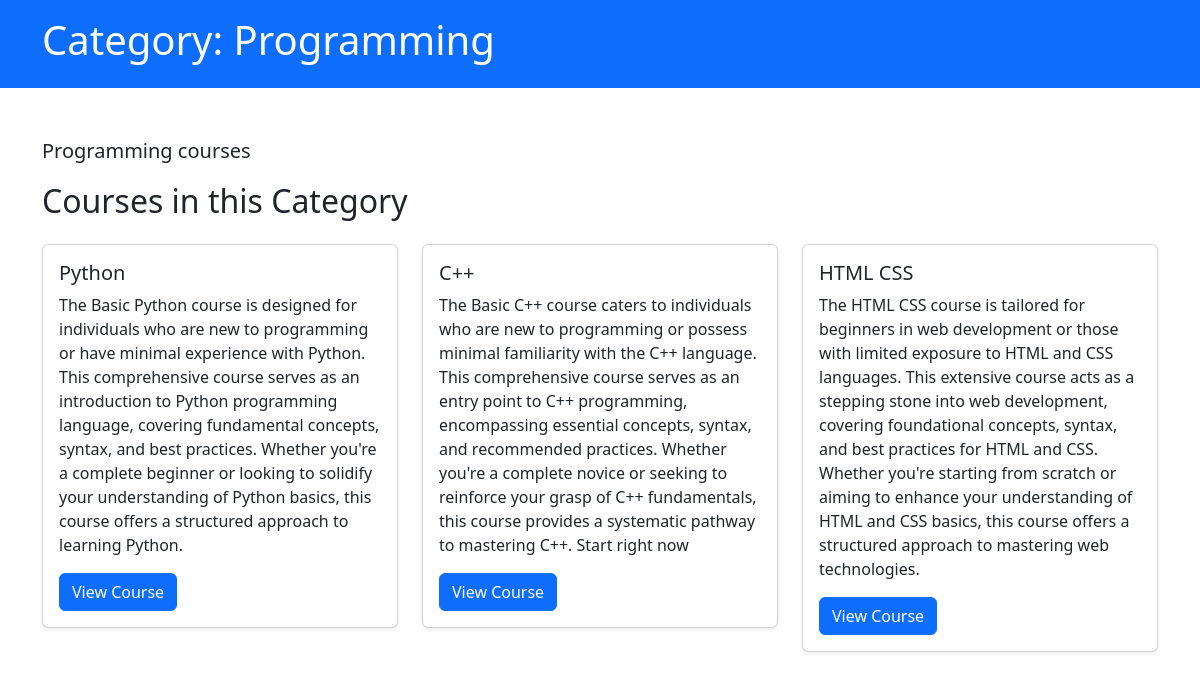
Page /category/1/ on the committed database.
### startApp/models.py (models this page shows, shortened)
class Category(models.Model):
    name = models.CharField(max_length=100)
    description = models.TextField(blank=True)

class Course(models.Model):
    title = models.CharField(max_length=200)
    description = models.TextField(blank=True)
    instructor = models.ForeignKey(Customer, on_delete=models.CASCADE, limit_choices_to={'is_instructor': True})
    category = models.ForeignKey(Category, on_delete=models.CASCADE)
    created_at = models.DateTimeField(auto_now_add=True)
    updated_at = models.DateTimeField(auto_now=True)

### startApp/views.py (the view)
# urls.py: path('category/<int:category_id>/', views.category_detail, name='category-detail'),
def category_detail(request, category_id):
    category = get_object_or_404(Category, pk=category_id)
    courses = Course.objects.filter(category=category)
    return render(request, 'startApp/category_detail.html', {
        'category': category,
        'courses': courses
    })

### templates/startApp/category_detail.html (shortened to what this page needs)
<!DOCTYPE html>
<html lang="en">
<head>
    {% load static %}
    <link href="{% static 'bootstrap/css/bootstrap.min.css' %}" rel="stylesheet">
</head>
<body>
    <header class="py-3 bg-primary text-white">
        <div class="container">
            <div class="row">
                <div class="col-12">
                    <h1>Category: {{ category.name }}</h1>
                </div>
            </div>
        </div>
    </header>
    <main class="container mt-5">
        <p class="lead">{{ category.description }}</p>
        <h2 class="mb-4">Courses in this Category</h2>
        <div class="row">
            {% for course in courses %}
            <div class="col-md-4 mb-3">
                <div class="card shadow-sm">
                    <div class="card-body">
                        <h5 class="card-title">{{ course.title }}</h5>
                        <p class="card-text">{{ course.description }}</p>
                        <a href="{% url 'course-detail' course.id %}" class="btn btn-primary">View Course</a>
                    </div>
                </div>
            </div>
            {% empty %}
            <div class="col-12">
                <p>No courses available in this category.</p>
            </div>
            {% endfor %}
        </div>
    </main>
</body>
</html>

### rows in the picture
Category: name "Programming", description "Programming courses"
Course: title "Python", description "The Basic Python course is designed for individuals who are new to programming or have minimal experience with Python. This comprehensive course serves as an introduction to Python programming language, covering fundamental concepts, syntax, and best practices. Whether you're a complete beginner or looking to solidify your understanding of Python basics, this course offers a structured approach to learning Python."
Course: title "C++", description "The Basic C++ course caters to individuals who are new to programming or possess minimal familiarity with the C++ language. This comprehensive course serves as an entry point to C++ programming, encompassing essential concepts, syntax, and recommended practices. Whether you're a complete novice or seeking to reinforce your grasp of C++ fundamentals, this course provides a systematic pathway to mastering C++. Start right now"
Course: title "HTML CSS", description "The HTML CSS course is tailored for beginners in web development or those with limited exposure to HTML and CSS languages. This extensive course acts as a stepping stone into web development, covering foundational concepts, syntax, and best practices for HTML and CSS. Whether you're starting from scratch or aiming to enhance your understanding of HTML and CSS basics, this course offers a structured approach to mastering web technologies."
